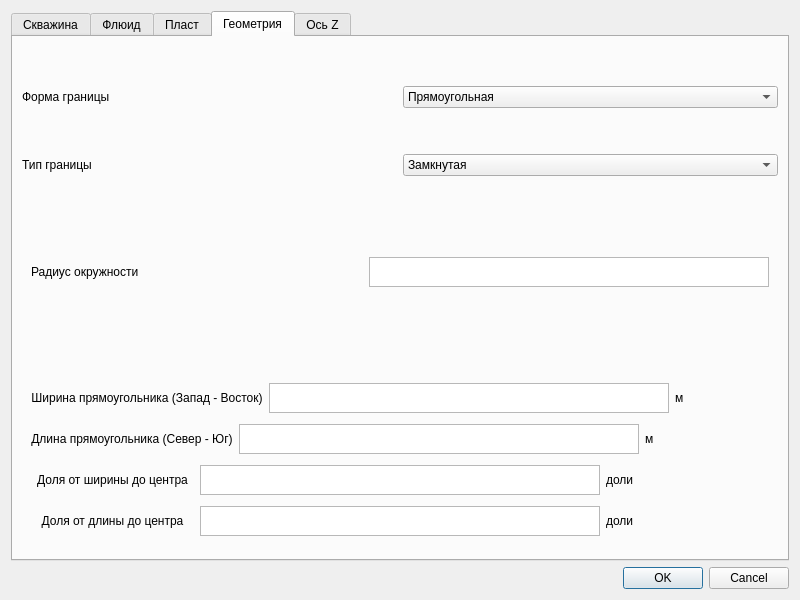
<?xml version="1.0" encoding="UTF-8"?>
<ui version="4.0">
 <class>Dialog</class>
 <widget class="QDialog" name="Dialog">
  <property name="enabled">
   <bool>true</bool>
  </property>
  <property name="geometry">
   <rect>
    <x>0</x>
    <y>0</y>
    <width>800</width>
    <height>600</height>
   </rect>
  </property>
  <property name="sizePolicy">
   <sizepolicy hsizetype="Fixed" vsizetype="Fixed">
    <horstretch>0</horstretch>
    <verstretch>0</verstretch>
   </sizepolicy>
  </property>
  <property name="minimumSize">
   <size>
    <width>800</width>
    <height>600</height>
   </size>
  </property>
  <property name="maximumSize">
   <size>
    <width>800</width>
    <height>600</height>
   </size>
  </property>
  <property name="windowTitle">
   <string>Dialog</string>
  </property>
  <layout class="QVBoxLayout" name="verticalLayout_4">
   <item>
    <widget class="QTabWidget" name="tabWidget">
     <property name="currentIndex">
      <number>3</number>
     </property>
     <widget class="QWidget" name="tab">
      <attribute name="title">
       <string>Скважина</string>
      </attribute>
      <layout class="QVBoxLayout" name="verticalLayout">
       <item>
        <layout class="QHBoxLayout" name="horizontalLayout">
         <item>
          <widget class="QLabel" name="label_2">
           <property name="minimumSize">
            <size>
             <width>0</width>
             <height>30</height>
            </size>
           </property>
           <property name="maximumSize">
            <size>
             <width>16777215</width>
             <height>30</height>
            </size>
           </property>
           <property name="text">
            <string>Радиус скважины</string>
           </property>
           <property name="alignment">
            <set>Qt::AlignCenter</set>
           </property>
          </widget>
         </item>
         <item>
          <widget class="QTextEdit" name="rc">
           <property name="minimumSize">
            <size>
             <width>400</width>
             <height>30</height>
            </size>
           </property>
           <property name="maximumSize">
            <size>
             <width>400</width>
             <height>30</height>
            </size>
           </property>
          </widget>
         </item>
         <item>
          <widget class="QLabel" name="label">
           <property name="text">
            <string>м</string>
           </property>
          </widget>
         </item>
        </layout>
       </item>
       <item>
        <layout class="QHBoxLayout" name="horizontalLayout_3">
         <item>
          <widget class="QLabel" name="label_3">
           <property name="minimumSize">
            <size>
             <width>0</width>
             <height>30</height>
            </size>
           </property>
           <property name="maximumSize">
            <size>
             <width>16777215</width>
             <height>30</height>
            </size>
           </property>
           <property name="text">
            <string>Длина горизонтальной или наклонной скважины</string>
           </property>
           <property name="alignment">
            <set>Qt::AlignCenter</set>
           </property>
          </widget>
         </item>
         <item>
          <widget class="QTextEdit" name="length">
           <property name="minimumSize">
            <size>
             <width>400</width>
             <height>30</height>
            </size>
           </property>
           <property name="maximumSize">
            <size>
             <width>400</width>
             <height>30</height>
            </size>
           </property>
          </widget>
         </item>
         <item>
          <widget class="QLabel" name="label_5">
           <property name="text">
            <string>м</string>
           </property>
          </widget>
         </item>
        </layout>
       </item>
      </layout>
     </widget>
     <widget class="QWidget" name="tab_2">
      <attribute name="title">
       <string>Флюид</string>
      </attribute>
      <layout class="QVBoxLayout" name="verticalLayout_3">
       <item>
        <layout class="QVBoxLayout" name="verticalLayout_2">
         <item>
          <layout class="QHBoxLayout" name="horizontalLayout_4">
           <item>
            <widget class="QLabel" name="label_4">
             <property name="minimumSize">
              <size>
               <width>0</width>
               <height>30</height>
              </size>
             </property>
             <property name="maximumSize">
              <size>
               <width>16777215</width>
               <height>30</height>
              </size>
             </property>
             <property name="text">
              <string>Объемный коэффициент</string>
             </property>
             <property name="alignment">
              <set>Qt::AlignCenter</set>
             </property>
            </widget>
           </item>
           <item>
            <widget class="QTextEdit" name="B_liq">
             <property name="minimumSize">
              <size>
               <width>400</width>
               <height>30</height>
              </size>
             </property>
             <property name="maximumSize">
              <size>
               <width>400</width>
               <height>30</height>
              </size>
             </property>
            </widget>
           </item>
           <item>
            <widget class="QLabel" name="label_6">
             <property name="text">
              <string/>
             </property>
            </widget>
           </item>
          </layout>
         </item>
         <item>
          <layout class="QHBoxLayout" name="horizontalLayout_6">
           <item>
            <widget class="QLabel" name="label_9">
             <property name="minimumSize">
              <size>
               <width>0</width>
               <height>30</height>
              </size>
             </property>
             <property name="maximumSize">
              <size>
               <width>16777215</width>
               <height>30</height>
              </size>
             </property>
             <property name="text">
              <string>Вязкость</string>
             </property>
             <property name="alignment">
              <set>Qt::AlignCenter</set>
             </property>
            </widget>
           </item>
           <item>
            <widget class="QTextEdit" name="mu">
             <property name="minimumSize">
              <size>
               <width>400</width>
               <height>30</height>
              </size>
             </property>
             <property name="maximumSize">
              <size>
               <width>400</width>
               <height>30</height>
              </size>
             </property>
            </widget>
           </item>
           <item>
            <widget class="QLabel" name="label_10">
             <property name="text">
              <string>сП</string>
             </property>
            </widget>
           </item>
          </layout>
         </item>
        </layout>
       </item>
      </layout>
     </widget>
     <widget class="QWidget" name="tab_3">
      <attribute name="title">
       <string>Пласт</string>
      </attribute>
      <layout class="QVBoxLayout" name="verticalLayout_6">
       <item>
        <layout class="QVBoxLayout" name="verticalLayout_5">
         <item>
          <layout class="QHBoxLayout" name="horizontalLayout_8">
           <item>
            <widget class="QLabel" name="label_13">
             <property name="minimumSize">
              <size>
               <width>0</width>
               <height>30</height>
              </size>
             </property>
             <property name="maximumSize">
              <size>
               <width>16777215</width>
               <height>30</height>
              </size>
             </property>
             <property name="text">
              <string>Проницаемость </string>
             </property>
             <property name="alignment">
              <set>Qt::AlignCenter</set>
             </property>
            </widget>
           </item>
           <item>
            <widget class="QTextEdit" name="K">
             <property name="minimumSize">
              <size>
               <width>400</width>
               <height>30</height>
              </size>
             </property>
             <property name="maximumSize">
              <size>
               <width>400</width>
               <height>30</height>
              </size>
             </property>
            </widget>
           </item>
           <item>
            <widget class="QLabel" name="Skin">
             <property name="text">
              <string>мД</string>
             </property>
            </widget>
           </item>
          </layout>
         </item>
         <item>
          <layout class="QHBoxLayout" name="horizontalLayout_9">
           <item>
            <widget class="QLabel" name="label_15">
             <property name="minimumSize">
              <size>
               <width>0</width>
               <height>30</height>
              </size>
             </property>
             <property name="maximumSize">
              <size>
               <width>16777215</width>
               <height>30</height>
              </size>
             </property>
             <property name="text">
              <string>Отн. верт. к гориз. прон  (kv/kh) </string>
             </property>
             <property name="alignment">
              <set>Qt::AlignCenter</set>
             </property>
            </widget>
           </item>
           <item>
            <widget class="QTextEdit" name="kv_kh">
             <property name="minimumSize">
              <size>
               <width>400</width>
               <height>30</height>
              </size>
             </property>
             <property name="maximumSize">
              <size>
               <width>400</width>
               <height>30</height>
              </size>
             </property>
            </widget>
           </item>
           <item>
            <widget class="QLabel" name="label_16">
             <property name="text">
              <string/>
             </property>
            </widget>
           </item>
          </layout>
         </item>
         <item>
          <layout class="QHBoxLayout" name="horizontalLayout_13">
           <item>
            <widget class="QLabel" name="label_23">
             <property name="minimumSize">
              <size>
               <width>0</width>
               <height>30</height>
              </size>
             </property>
             <property name="maximumSize">
              <size>
               <width>16777215</width>
               <height>30</height>
              </size>
             </property>
             <property name="text">
              <string>Общая сжимаемость</string>
             </property>
             <property name="alignment">
              <set>Qt::AlignCenter</set>
             </property>
            </widget>
           </item>
           <item>
            <widget class="QTextEdit" name="C_t">
             <property name="minimumSize">
              <size>
               <width>400</width>
               <height>30</height>
              </size>
             </property>
             <property name="maximumSize">
              <size>
               <width>400</width>
               <height>30</height>
              </size>
             </property>
            </widget>
           </item>
           <item>
            <widget class="QLabel" name="label_24">
             <property name="text">
              <string>1/атм</string>
             </property>
            </widget>
           </item>
          </layout>
         </item>
         <item>
          <layout class="QHBoxLayout" name="horizontalLayout_14">
           <item>
            <widget class="QLabel" name="label_25">
             <property name="minimumSize">
              <size>
               <width>0</width>
               <height>30</height>
              </size>
             </property>
             <property name="maximumSize">
              <size>
               <width>16777215</width>
               <height>30</height>
              </size>
             </property>
             <property name="text">
              <string>Пористость</string>
             </property>
             <property name="alignment">
              <set>Qt::AlignCenter</set>
             </property>
            </widget>
           </item>
           <item>
            <widget class="QTextEdit" name="phi">
             <property name="minimumSize">
              <size>
               <width>400</width>
               <height>30</height>
              </size>
             </property>
             <property name="maximumSize">
              <size>
               <width>400</width>
               <height>30</height>
              </size>
             </property>
            </widget>
           </item>
           <item>
            <widget class="QLabel" name="label_26">
             <property name="text">
              <string/>
             </property>
            </widget>
           </item>
          </layout>
         </item>
         <item>
          <layout class="QHBoxLayout" name="horizontalLayout_16">
           <item>
            <widget class="QLabel" name="label_29">
             <property name="minimumSize">
              <size>
               <width>0</width>
               <height>30</height>
              </size>
             </property>
             <property name="maximumSize">
              <size>
               <width>16777215</width>
               <height>30</height>
              </size>
             </property>
             <property name="text">
              <string>Скин-фактор</string>
             </property>
             <property name="alignment">
              <set>Qt::AlignCenter</set>
             </property>
            </widget>
           </item>
           <item>
            <widget class="QTextEdit" name="textEdit_15">
             <property name="minimumSize">
              <size>
               <width>400</width>
               <height>30</height>
              </size>
             </property>
             <property name="maximumSize">
              <size>
               <width>400</width>
               <height>30</height>
              </size>
             </property>
            </widget>
           </item>
           <item>
            <widget class="QLabel" name="label_30">
             <property name="text">
              <string/>
             </property>
            </widget>
           </item>
          </layout>
         </item>
         <item>
          <layout class="QHBoxLayout" name="horizontalLayout_15">
           <item>
            <widget class="QLabel" name="label_27">
             <property name="minimumSize">
              <size>
               <width>0</width>
               <height>30</height>
              </size>
             </property>
             <property name="maximumSize">
              <size>
               <width>16777215</width>
               <height>30</height>
              </size>
             </property>
             <property name="text">
              <string>Начальное пластовое давление</string>
             </property>
             <property name="alignment">
              <set>Qt::AlignCenter</set>
             </property>
            </widget>
           </item>
           <item>
            <widget class="QTextEdit" name="P_initial">
             <property name="minimumSize">
              <size>
               <width>400</width>
               <height>30</height>
              </size>
             </property>
             <property name="maximumSize">
              <size>
               <width>400</width>
               <height>30</height>
              </size>
             </property>
            </widget>
           </item>
           <item>
            <widget class="QLabel" name="label_28">
             <property name="text">
              <string>атм</string>
             </property>
            </widget>
           </item>
          </layout>
         </item>
        </layout>
       </item>
      </layout>
     </widget>
     <widget class="QWidget" name="tab_4">
      <attribute name="title">
       <string>Геометрия</string>
      </attribute>
      <layout class="QHBoxLayout" name="horizontalLayout_2">
       <item>
        <layout class="QVBoxLayout" name="verticalLayout_12">
         <item>
          <spacer name="verticalSpacer_2">
           <property name="orientation">
            <enum>Qt::Vertical</enum>
           </property>
           <property name="sizeType">
            <enum>QSizePolicy::Minimum</enum>
           </property>
           <property name="sizeHint" stdset="0">
            <size>
             <width>20</width>
             <height>40</height>
            </size>
           </property>
          </spacer>
         </item>
         <item>
          <layout class="QHBoxLayout" name="horizontalLayout_5">
           <item>
            <widget class="QLabel" name="label_7">
             <property name="text">
              <string>Форма границы</string>
             </property>
            </widget>
           </item>
           <item>
            <widget class="QComboBox" name="comboBox">
             <item>
              <property name="text">
               <string>Прямоугольная</string>
              </property>
             </item>
             <item>
              <property name="text">
               <string>Круглая</string>
              </property>
             </item>
            </widget>
           </item>
          </layout>
         </item>
         <item>
          <spacer name="verticalSpacer">
           <property name="orientation">
            <enum>Qt::Vertical</enum>
           </property>
           <property name="sizeType">
            <enum>QSizePolicy::Minimum</enum>
           </property>
           <property name="sizeHint" stdset="0">
            <size>
             <width>20</width>
             <height>40</height>
            </size>
           </property>
          </spacer>
         </item>
         <item>
          <layout class="QHBoxLayout" name="horizontalLayout_7">
           <item>
            <widget class="QLabel" name="label_8">
             <property name="text">
              <string>Тип границы</string>
             </property>
            </widget>
           </item>
           <item>
            <widget class="QComboBox" name="comboBox_2">
             <item>
              <property name="text">
               <string>Замкнутая</string>
              </property>
             </item>
             <item>
              <property name="text">
               <string>Пост. давление целиком (сссс)</string>
              </property>
             </item>
             <item>
              <property name="text">
               <string>Пост. давление Север и Юг (cncn)</string>
              </property>
             </item>
             <item>
              <property name="text">
               <string>Пост. давление Запад и Восток (ncnc)</string>
              </property>
             </item>
            </widget>
           </item>
          </layout>
         </item>
         <item>
          <widget class="QWidget" name="verticalWidget_2" native="true">
           <layout class="QVBoxLayout" name="verticalLayout_7">
            <item>
             <layout class="QHBoxLayout" name="horizontalLayout_10">
              <item>
               <widget class="QLabel" name="label_11">
                <property name="text">
                 <string>Радиус окружности</string>
                </property>
               </widget>
              </item>
              <item>
               <widget class="QTextEdit" name="textEdit">
                <property name="minimumSize">
                 <size>
                  <width>400</width>
                  <height>30</height>
                 </size>
                </property>
                <property name="maximumSize">
                 <size>
                  <width>400</width>
                  <height>30</height>
                 </size>
                </property>
               </widget>
              </item>
             </layout>
            </item>
           </layout>
          </widget>
         </item>
         <item>
          <widget class="QWidget" name="verticalWidget_3" native="true">
           <property name="enabled">
            <bool>true</bool>
           </property>
           <property name="maximumSize">
            <size>
             <width>199999</width>
             <height>199999</height>
            </size>
           </property>
           <property name="autoFillBackground">
            <bool>false</bool>
           </property>
           <layout class="QVBoxLayout" name="verticalLayout_8">
            <item>
             <layout class="QHBoxLayout" name="horizontalLayout_23">
              <item>
               <widget class="QLabel" name="label_43">
                <property name="minimumSize">
                 <size>
                  <width>0</width>
                  <height>30</height>
                 </size>
                </property>
                <property name="maximumSize">
                 <size>
                  <width>16777215</width>
                  <height>30</height>
                 </size>
                </property>
                <property name="text">
                 <string>Ширина прямоугольника (Запад - Восток)</string>
                </property>
                <property name="alignment">
                 <set>Qt::AlignCenter</set>
                </property>
               </widget>
              </item>
              <item>
               <widget class="QTextEdit" name="W_E_length">
                <property name="minimumSize">
                 <size>
                  <width>400</width>
                  <height>30</height>
                 </size>
                </property>
                <property name="maximumSize">
                 <size>
                  <width>400</width>
                  <height>30</height>
                 </size>
                </property>
               </widget>
              </item>
              <item>
               <widget class="QLabel" name="label_44">
                <property name="text">
                 <string>м</string>
                </property>
               </widget>
              </item>
             </layout>
            </item>
            <item>
             <layout class="QHBoxLayout" name="horizontalLayout_24">
              <item>
               <widget class="QLabel" name="label_45">
                <property name="minimumSize">
                 <size>
                  <width>0</width>
                  <height>30</height>
                 </size>
                </property>
                <property name="maximumSize">
                 <size>
                  <width>16777215</width>
                  <height>30</height>
                 </size>
                </property>
                <property name="text">
                 <string>Длина прямоугольника (Север - Юг)</string>
                </property>
                <property name="alignment">
                 <set>Qt::AlignCenter</set>
                </property>
               </widget>
              </item>
              <item>
               <widget class="QTextEdit" name="N_S_length">
                <property name="minimumSize">
                 <size>
                  <width>400</width>
                  <height>30</height>
                 </size>
                </property>
                <property name="maximumSize">
                 <size>
                  <width>400</width>
                  <height>30</height>
                 </size>
                </property>
               </widget>
              </item>
              <item>
               <widget class="QLabel" name="label_46">
                <property name="text">
                 <string>м</string>
                </property>
               </widget>
              </item>
             </layout>
            </item>
            <item>
             <layout class="QHBoxLayout" name="horizontalLayout_25">
              <item>
               <widget class="QLabel" name="label_47">
                <property name="minimumSize">
                 <size>
                  <width>0</width>
                  <height>30</height>
                 </size>
                </property>
                <property name="maximumSize">
                 <size>
                  <width>16777215</width>
                  <height>30</height>
                 </size>
                </property>
                <property name="text">
                 <string>Доля от ширины до центра</string>
                </property>
                <property name="alignment">
                 <set>Qt::AlignCenter</set>
                </property>
               </widget>
              </item>
              <item>
               <widget class="QTextEdit" name="bound_1">
                <property name="minimumSize">
                 <size>
                  <width>400</width>
                  <height>30</height>
                 </size>
                </property>
                <property name="maximumSize">
                 <size>
                  <width>400</width>
                  <height>30</height>
                 </size>
                </property>
               </widget>
              </item>
              <item>
               <widget class="QLabel" name="label_48">
                <property name="text">
                 <string>доли</string>
                </property>
               </widget>
              </item>
             </layout>
            </item>
            <item>
             <layout class="QHBoxLayout" name="horizontalLayout_26">
              <item>
               <widget class="QLabel" name="label_49">
                <property name="minimumSize">
                 <size>
                  <width>0</width>
                  <height>30</height>
                 </size>
                </property>
                <property name="maximumSize">
                 <size>
                  <width>16777215</width>
                  <height>30</height>
                 </size>
                </property>
                <property name="text">
                 <string>Доля от длины до центра</string>
                </property>
                <property name="alignment">
                 <set>Qt::AlignCenter</set>
                </property>
               </widget>
              </item>
              <item>
               <widget class="QTextEdit" name="bound_2">
                <property name="minimumSize">
                 <size>
                  <width>400</width>
                  <height>30</height>
                 </size>
                </property>
                <property name="maximumSize">
                 <size>
                  <width>400</width>
                  <height>30</height>
                 </size>
                </property>
               </widget>
              </item>
              <item>
               <widget class="QLabel" name="label_50">
                <property name="text">
                 <string>доли</string>
                </property>
               </widget>
              </item>
             </layout>
            </item>
           </layout>
          </widget>
         </item>
        </layout>
       </item>
      </layout>
     </widget>
     <widget class="QWidget" name="tab_5">
      <attribute name="title">
       <string>Ось Z</string>
      </attribute>
      <widget class="QWidget" name="verticalLayoutWidget_4">
       <property name="geometry">
        <rect>
         <x>10</x>
         <y>10</y>
         <width>750</width>
         <height>527</height>
        </rect>
       </property>
       <layout class="QVBoxLayout" name="verticalLayout_9">
        <item>
         <layout class="QHBoxLayout" name="horizontalLayout_27">
          <item>
           <widget class="QLabel" name="label_51">
            <property name="minimumSize">
             <size>
              <width>0</width>
              <height>30</height>
             </size>
            </property>
            <property name="maximumSize">
             <size>
              <width>16777215</width>
              <height>30</height>
             </size>
            </property>
            <property name="text">
             <string>Эффективная толщина пласта</string>
            </property>
            <property name="alignment">
             <set>Qt::AlignCenter</set>
            </property>
           </widget>
          </item>
          <item>
           <widget class="QTextEdit" name="h_eff">
            <property name="minimumSize">
             <size>
              <width>400</width>
              <height>30</height>
             </size>
            </property>
            <property name="maximumSize">
             <size>
              <width>400</width>
              <height>30</height>
             </size>
            </property>
           </widget>
          </item>
          <item>
           <widget class="QLabel" name="label_52">
            <property name="text">
             <string>м</string>
            </property>
           </widget>
          </item>
         </layout>
        </item>
        <item>
         <layout class="QHBoxLayout" name="horizontalLayout_29">
          <item>
           <widget class="QLabel" name="label_55">
            <property name="minimumSize">
             <size>
              <width>0</width>
              <height>30</height>
             </size>
            </property>
            <property name="maximumSize">
             <size>
              <width>16777215</width>
              <height>30</height>
             </size>
            </property>
            <property name="text">
             <string>Вертикальное положение (в долях от мощности)</string>
            </property>
            <property name="alignment">
             <set>Qt::AlignCenter</set>
            </property>
           </widget>
          </item>
          <item>
           <widget class="QTextEdit" name="vertical_position">
            <property name="minimumSize">
             <size>
              <width>400</width>
              <height>30</height>
             </size>
            </property>
            <property name="maximumSize">
             <size>
              <width>400</width>
              <height>30</height>
             </size>
            </property>
           </widget>
          </item>
          <item>
           <widget class="QLabel" name="label_56">
            <property name="text">
             <string>доли</string>
            </property>
           </widget>
          </item>
         </layout>
        </item>
        <item>
         <layout class="QHBoxLayout" name="horizontalLayout_30">
          <item>
           <widget class="QLabel" name="label_57">
            <property name="minimumSize">
             <size>
              <width>0</width>
              <height>30</height>
             </size>
            </property>
            <property name="maximumSize">
             <size>
              <width>16777215</width>
              <height>30</height>
             </size>
            </property>
            <property name="text">
             <string>Величина вскрытия пласта (в долях от мощности)</string>
            </property>
            <property name="alignment">
             <set>Qt::AlignCenter</set>
            </property>
           </widget>
          </item>
          <item>
           <widget class="QTextEdit" name="vskritie_plasta">
            <property name="minimumSize">
             <size>
              <width>400</width>
              <height>30</height>
             </size>
            </property>
            <property name="maximumSize">
             <size>
              <width>400</width>
              <height>30</height>
             </size>
            </property>
           </widget>
          </item>
          <item>
           <widget class="QLabel" name="label_58">
            <property name="text">
             <string>доли</string>
            </property>
           </widget>
          </item>
         </layout>
        </item>
       </layout>
      </widget>
     </widget>
    </widget>
   </item>
   <item>
    <widget class="QDialogButtonBox" name="buttonBox">
     <property name="standardButtons">
      <set>QDialogButtonBox::Cancel|QDialogButtonBox::Ok</set>
     </property>
    </widget>
   </item>
  </layout>
 </widget>
 <resources/>
 <connections/>
</ui>
